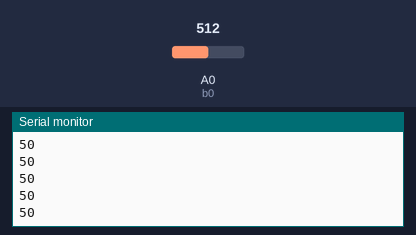
Recording of a sketch running on a simulated Arduino Nano, built with avr-gcc and run on an emulated ATmega328P. On the bench: the last lines printed to the serial monitor. The test bench sets the inputs (shaded band); at power-on: A0 (b0) = 512.

Above: at 1.2 s.
1.3 s: A0 (b0) set to 716
At 1.31 s:
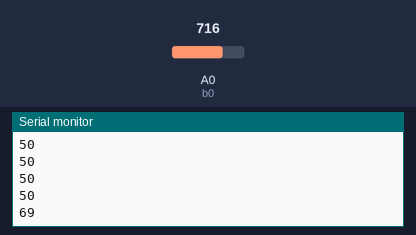
2.8 s: A0 (b0) set to 900
At 2.82 s:
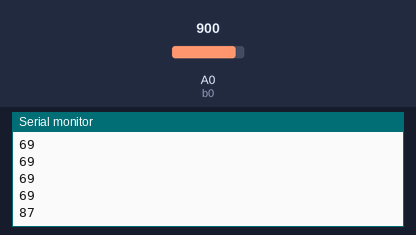
Timing chart, 0 to 5.8 s (numbered marks = the images above; inputs shaded):
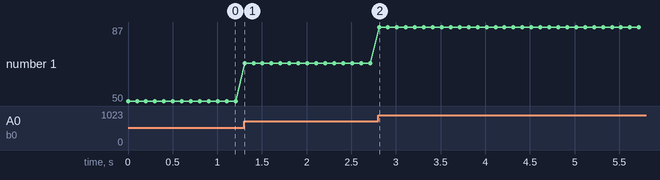

Measured:
- after the input at 1.3 s, the serial monitor: prints a new line at once (image 1)
- after the input at 2.8 s, the serial monitor: prints a new line at once (image 2)
- plotted number 1: 50 → 69 after the input at 1.3 s, 69 → 87 after the input at 2.8 s

The sketch:

a2.ino
```cpp
int x=A7;
int a0=A4,a1=A3,a2=4,a3=3,a4=2,a5=A5,a6=12;
int b0=A0,b1=9,b2=11,b3=8,b4=6,b5=A1,b6=A2;
void setup() {
  // put your setup code here, to run once:
  pinMode(INPUT,A7);
  pinMode(OUTPUT,a0);
  pinMode(OUTPUT,a1);
  pinMode(OUTPUT,a2);
  pinMode(OUTPUT,a3);
  pinMode(OUTPUT,a4);
  pinMode(OUTPUT,a5);
  pinMode(OUTPUT,a6);
  pinMode(OUTPUT,b0);
  pinMode(OUTPUT,b1);
  pinMode(OUTPUT,b2);
  pinMode(OUTPUT,b3);
  pinMode(OUTPUT,b4);
  pinMode(OUTPUT,b5);
  pinMode(OUTPUT,b6);
  Serial.begin(9600);
}
void loop() {
  // put your main code here, to run repeatedly:
  int x=(int)(analogRead(x)/10.24);
  Serial.println(x);
  sevenSeg(x);
  delay(100);
}
void sevenSeg(int x){
  int xa=x/10,xb=x%10;
  digitalWrite(a0,!(xa==1||xa==4));
  digitalWrite(a1,!(xa==5||xa==6));
  digitalWrite(a2,!(xa==2));
  digitalWrite(a3,!(xa==1||xa==4||xa==7));
  digitalWrite(a4,(xa==0||xa==2||xa==6||xa==8));
  digitalWrite(a5,!(xa==1||xa==2||xa==3||xa==7));
  digitalWrite(a6,!(xa==0||xa==1||xa==7));

  digitalWrite(b0,!(xb==1||xb==4));
  digitalWrite(b1,!(xb==5||xb==6));
  digitalWrite(b2,!(xb==2));
  digitalWrite(b3,!(xb==1||xb==4||xb==7));
  digitalWrite(b4,(xb==0||xb==2||xb==6||xb==8));
  digitalWrite(b5,!(xb==1||xb==2||xb==3||xb==7));
  digitalWrite(b6,!(xb==0||xb==1||xb==7));
}
```
